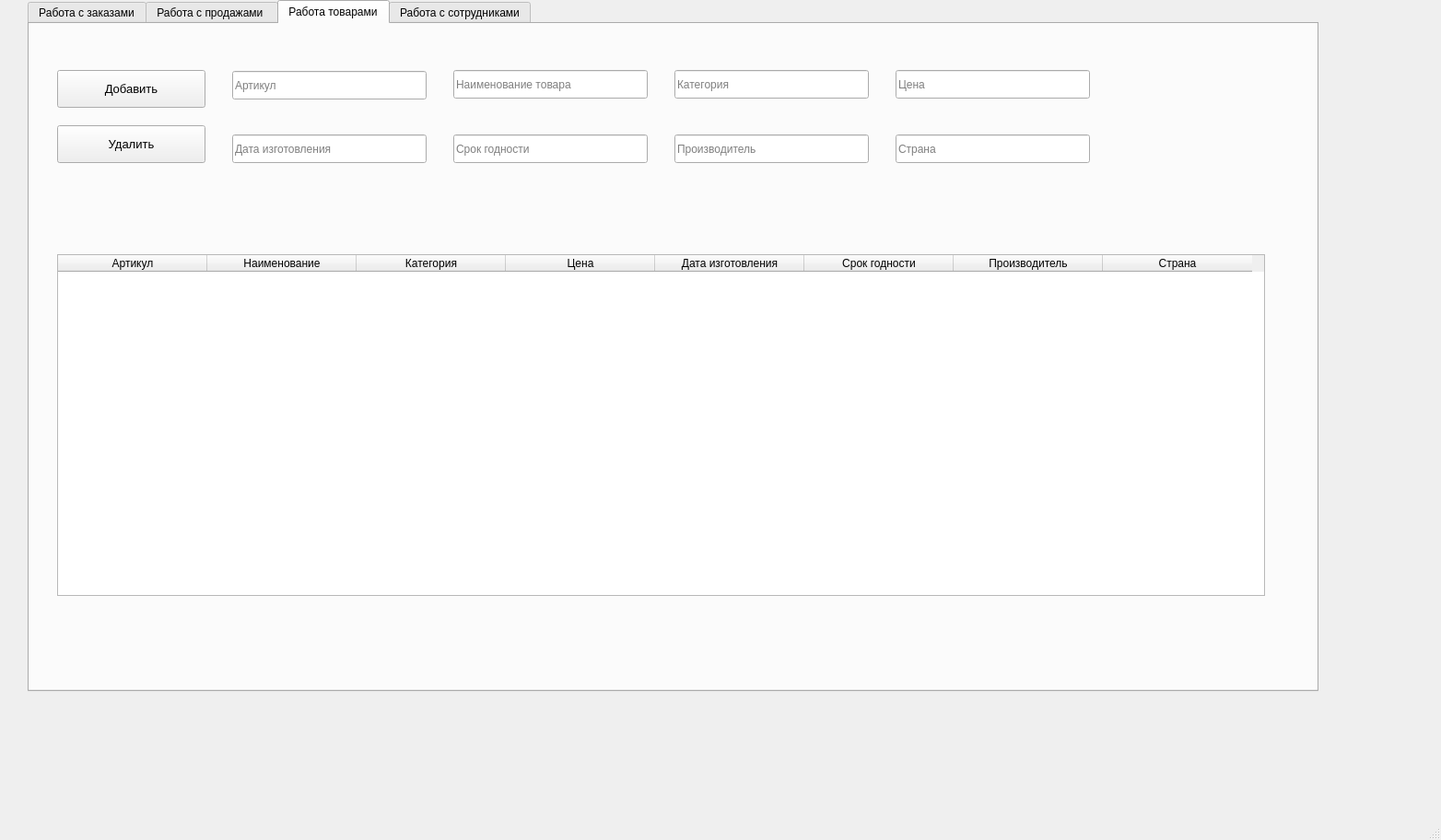
<?xml version="1.0" encoding="UTF-8"?>
<ui version="4.0">
 <class>MainWindow</class>
 <widget class="QMainWindow" name="MainWindow">
  <property name="geometry">
   <rect>
    <x>0</x>
    <y>0</y>
    <width>1564</width>
    <height>912</height>
   </rect>
  </property>
  <property name="contextMenuPolicy">
   <enum>Qt::PreventContextMenu</enum>
  </property>
  <property name="windowTitle">
   <string>MainWindow</string>
  </property>
  <widget class="QWidget" name="centralwidget">
   <widget class="QTabWidget" name="tabWidget">
    <property name="geometry">
     <rect>
      <x>30</x>
      <y>0</y>
      <width>1401</width>
      <height>751</height>
     </rect>
    </property>
    <property name="currentIndex">
     <number>2</number>
    </property>
    <widget class="QWidget" name="tab">
     <attribute name="title">
      <string>Работа с заказами</string>
     </attribute>
     <widget class="QComboBox" name="comboBox_klient">
      <property name="geometry">
       <rect>
        <x>250</x>
        <y>30</y>
        <width>231</width>
        <height>31</height>
       </rect>
      </property>
      <property name="font">
       <font>
        <pointsize>10</pointsize>
       </font>
      </property>
     </widget>
     <widget class="QLineEdit" name="lineEdit_stroka_poiska">
      <property name="geometry">
       <rect>
        <x>250</x>
        <y>110</y>
        <width>231</width>
        <height>31</height>
       </rect>
      </property>
      <property name="font">
       <font>
        <pointsize>10</pointsize>
       </font>
      </property>
     </widget>
     <widget class="QLabel" name="label">
      <property name="geometry">
       <rect>
        <x>20</x>
        <y>30</y>
        <width>191</width>
        <height>31</height>
       </rect>
      </property>
      <property name="font">
       <font>
        <pointsize>10</pointsize>
       </font>
      </property>
      <property name="text">
       <string>Выберите клиента</string>
      </property>
     </widget>
     <widget class="QPushButton" name="pushButton_filter">
      <property name="geometry">
       <rect>
        <x>520</x>
        <y>20</y>
        <width>161</width>
        <height>41</height>
       </rect>
      </property>
      <property name="font">
       <font>
        <pointsize>10</pointsize>
       </font>
      </property>
      <property name="text">
       <string>Фильтровать</string>
      </property>
     </widget>
     <widget class="QPushButton" name="pushButton_naiti">
      <property name="geometry">
       <rect>
        <x>520</x>
        <y>100</y>
        <width>161</width>
        <height>41</height>
       </rect>
      </property>
      <property name="font">
       <font>
        <pointsize>10</pointsize>
       </font>
      </property>
      <property name="text">
       <string>Найти</string>
      </property>
     </widget>
     <widget class="QPushButton" name="pushButton_all_zakaz">
      <property name="geometry">
       <rect>
        <x>700</x>
        <y>20</y>
        <width>161</width>
        <height>41</height>
       </rect>
      </property>
      <property name="font">
       <font>
        <pointsize>10</pointsize>
       </font>
      </property>
      <property name="text">
       <string>Показать все</string>
      </property>
     </widget>
     <widget class="QLabel" name="label_3">
      <property name="geometry">
       <rect>
        <x>20</x>
        <y>110</y>
        <width>231</width>
        <height>31</height>
       </rect>
      </property>
      <property name="font">
       <font>
        <pointsize>10</pointsize>
       </font>
      </property>
      <property name="text">
       <string>Введите строку поиска</string>
      </property>
     </widget>
     <widget class="QTableWidget" name="tableWidget_zakaz">
      <property name="geometry">
       <rect>
        <x>30</x>
        <y>250</y>
        <width>1331</width>
        <height>441</height>
       </rect>
      </property>
      <property name="sortingEnabled">
       <bool>true</bool>
      </property>
      <attribute name="horizontalHeaderDefaultSectionSize">
       <number>189</number>
      </attribute>
      <column>
       <property name="text">
        <string>ID</string>
       </property>
      </column>
      <column>
       <property name="text">
        <string>ФИО</string>
       </property>
      </column>
      <column>
       <property name="text">
        <string>Телефон</string>
       </property>
      </column>
      <column>
       <property name="text">
        <string>Товар</string>
       </property>
      </column>
      <column>
       <property name="text">
        <string>Количество(шт)</string>
       </property>
      </column>
      <column>
       <property name="text">
        <string>Дата заказа</string>
       </property>
      </column>
      <column>
       <property name="text">
        <string>Статус заказа</string>
       </property>
      </column>
     </widget>
     <widget class="QLabel" name="label_2">
      <property name="geometry">
       <rect>
        <x>1020</x>
        <y>10</y>
        <width>191</width>
        <height>31</height>
       </rect>
      </property>
      <property name="font">
       <font>
        <pointsize>10</pointsize>
       </font>
      </property>
      <property name="text">
       <string>Изменить статус заказа</string>
      </property>
     </widget>
     <widget class="QLineEdit" name="lineEdit_id">
      <property name="geometry">
       <rect>
        <x>1000</x>
        <y>50</y>
        <width>231</width>
        <height>31</height>
       </rect>
      </property>
      <property name="font">
       <font>
        <pointsize>10</pointsize>
       </font>
      </property>
      <property name="placeholderText">
       <string>ID заказа</string>
      </property>
     </widget>
     <widget class="QLineEdit" name="lineEdit_status">
      <property name="geometry">
       <rect>
        <x>1000</x>
        <y>100</y>
        <width>231</width>
        <height>31</height>
       </rect>
      </property>
      <property name="font">
       <font>
        <pointsize>10</pointsize>
       </font>
      </property>
      <property name="placeholderText">
       <string>Статус заказа</string>
      </property>
     </widget>
     <widget class="QPushButton" name="pushButton_izmenit">
      <property name="geometry">
       <rect>
        <x>1040</x>
        <y>150</y>
        <width>161</width>
        <height>41</height>
       </rect>
      </property>
      <property name="font">
       <font>
        <pointsize>10</pointsize>
       </font>
      </property>
      <property name="text">
       <string>Изменить</string>
      </property>
     </widget>
    </widget>
    <widget class="QWidget" name="tab_2">
     <attribute name="title">
      <string>Работа с продажами </string>
     </attribute>
     <widget class="QTableWidget" name="tableWidget_prodaji">
      <property name="geometry">
       <rect>
        <x>50</x>
        <y>250</y>
        <width>1141</width>
        <height>361</height>
       </rect>
      </property>
      <attribute name="horizontalHeaderDefaultSectionSize">
       <number>227</number>
      </attribute>
      <column>
       <property name="text">
        <string>Клиент</string>
       </property>
      </column>
      <column>
       <property name="text">
        <string>Сотрудник</string>
       </property>
      </column>
      <column>
       <property name="text">
        <string>Товары и их кол-во</string>
       </property>
      </column>
      <column>
       <property name="text">
        <string>Дата продажи</string>
       </property>
      </column>
      <column>
       <property name="text">
        <string>Способ оплаты</string>
       </property>
      </column>
     </widget>
     <widget class="QPushButton" name="pushButton_del_prodaja">
      <property name="geometry">
       <rect>
        <x>60</x>
        <y>140</y>
        <width>161</width>
        <height>41</height>
       </rect>
      </property>
      <property name="font">
       <font>
        <pointsize>10</pointsize>
       </font>
      </property>
      <property name="text">
       <string>Удалить</string>
      </property>
     </widget>
     <widget class="QPushButton" name="pushButton_dop_prodaja">
      <property name="geometry">
       <rect>
        <x>60</x>
        <y>70</y>
        <width>161</width>
        <height>41</height>
       </rect>
      </property>
      <property name="font">
       <font>
        <pointsize>10</pointsize>
       </font>
      </property>
      <property name="text">
       <string>Добавить</string>
      </property>
     </widget>
     <widget class="QLineEdit" name="lineEdit_klient">
      <property name="geometry">
       <rect>
        <x>260</x>
        <y>80</y>
        <width>181</width>
        <height>31</height>
       </rect>
      </property>
      <property name="font">
       <font>
        <pointsize>10</pointsize>
       </font>
      </property>
      <property name="placeholderText">
       <string>Клиент</string>
      </property>
     </widget>
     <widget class="QLineEdit" name="lineEdit_sotr">
      <property name="geometry">
       <rect>
        <x>460</x>
        <y>80</y>
        <width>181</width>
        <height>31</height>
       </rect>
      </property>
      <property name="font">
       <font>
        <pointsize>10</pointsize>
       </font>
      </property>
      <property name="placeholderText">
       <string>Сотрудник</string>
      </property>
     </widget>
     <widget class="QLineEdit" name="lineEdit_tov_and_kol">
      <property name="geometry">
       <rect>
        <x>660</x>
        <y>80</y>
        <width>181</width>
        <height>31</height>
       </rect>
      </property>
      <property name="font">
       <font>
        <pointsize>10</pointsize>
       </font>
      </property>
      <property name="placeholderText">
       <string>Товары и их кол-во</string>
      </property>
     </widget>
     <widget class="QLineEdit" name="lineEdit_data_prodaji">
      <property name="geometry">
       <rect>
        <x>260</x>
        <y>150</y>
        <width>181</width>
        <height>31</height>
       </rect>
      </property>
      <property name="font">
       <font>
        <pointsize>10</pointsize>
       </font>
      </property>
      <property name="placeholderText">
       <string>Дата продажи</string>
      </property>
     </widget>
     <widget class="QLineEdit" name="lineEdit_sposob_oplat">
      <property name="geometry">
       <rect>
        <x>460</x>
        <y>150</y>
        <width>181</width>
        <height>31</height>
       </rect>
      </property>
      <property name="font">
       <font>
        <pointsize>10</pointsize>
       </font>
      </property>
      <property name="placeholderText">
       <string>Способ оплаты</string>
      </property>
     </widget>
    </widget>
    <widget class="QWidget" name="tab_3">
     <attribute name="title">
      <string>Работа товарами</string>
     </attribute>
     <widget class="QTableWidget" name="tableWidget_tovar">
      <property name="geometry">
       <rect>
        <x>30</x>
        <y>250</y>
        <width>1311</width>
        <height>371</height>
       </rect>
      </property>
      <attribute name="horizontalHeaderDefaultSectionSize">
       <number>162</number>
      </attribute>
      <column>
       <property name="text">
        <string>Артикул</string>
       </property>
      </column>
      <column>
       <property name="text">
        <string>Наименование</string>
       </property>
      </column>
      <column>
       <property name="text">
        <string>Категория</string>
       </property>
      </column>
      <column>
       <property name="text">
        <string>Цена</string>
       </property>
      </column>
      <column>
       <property name="text">
        <string>Дата изготовления</string>
       </property>
      </column>
      <column>
       <property name="text">
        <string>Срок годности</string>
       </property>
      </column>
      <column>
       <property name="text">
        <string>Производитель</string>
       </property>
      </column>
      <column>
       <property name="text">
        <string>Страна</string>
       </property>
      </column>
     </widget>
     <widget class="QPushButton" name="pushButton_del_tov">
      <property name="geometry">
       <rect>
        <x>30</x>
        <y>110</y>
        <width>161</width>
        <height>41</height>
       </rect>
      </property>
      <property name="font">
       <font>
        <pointsize>10</pointsize>
       </font>
      </property>
      <property name="text">
       <string>Удалить</string>
      </property>
     </widget>
     <widget class="QPushButton" name="pushButton_dop_tov">
      <property name="geometry">
       <rect>
        <x>30</x>
        <y>50</y>
        <width>161</width>
        <height>41</height>
       </rect>
      </property>
      <property name="font">
       <font>
        <pointsize>10</pointsize>
       </font>
      </property>
      <property name="text">
       <string>Добавить</string>
      </property>
     </widget>
     <widget class="QLineEdit" name="lineEdit_articyl_tov">
      <property name="geometry">
       <rect>
        <x>220</x>
        <y>51</y>
        <width>211</width>
        <height>31</height>
       </rect>
      </property>
      <property name="placeholderText">
       <string>Артикул</string>
      </property>
     </widget>
     <widget class="QLineEdit" name="lineEdit_name_tov">
      <property name="geometry">
       <rect>
        <x>460</x>
        <y>50</y>
        <width>211</width>
        <height>31</height>
       </rect>
      </property>
      <property name="placeholderText">
       <string>Наименование товара</string>
      </property>
     </widget>
     <widget class="QLineEdit" name="lineEdit_katagory_tov">
      <property name="geometry">
       <rect>
        <x>700</x>
        <y>50</y>
        <width>211</width>
        <height>31</height>
       </rect>
      </property>
      <property name="placeholderText">
       <string>Категория</string>
      </property>
     </widget>
     <widget class="QLineEdit" name="lineEdit_price_tov">
      <property name="geometry">
       <rect>
        <x>940</x>
        <y>50</y>
        <width>211</width>
        <height>31</height>
       </rect>
      </property>
      <property name="placeholderText">
       <string>Цена</string>
      </property>
     </widget>
     <widget class="QLineEdit" name="lineEdit_dataofman_tov">
      <property name="geometry">
       <rect>
        <x>220</x>
        <y>120</y>
        <width>211</width>
        <height>31</height>
       </rect>
      </property>
      <property name="placeholderText">
       <string>Дата изготовления</string>
      </property>
     </widget>
     <widget class="QLineEdit" name="lineEdit_expirydata_tov">
      <property name="geometry">
       <rect>
        <x>460</x>
        <y>120</y>
        <width>211</width>
        <height>31</height>
       </rect>
      </property>
      <property name="placeholderText">
       <string>Срок годности</string>
      </property>
     </widget>
     <widget class="QLineEdit" name="lineEdit_manyfacture_tov">
      <property name="geometry">
       <rect>
        <x>700</x>
        <y>120</y>
        <width>211</width>
        <height>31</height>
       </rect>
      </property>
      <property name="placeholderText">
       <string>Производитель</string>
      </property>
     </widget>
     <widget class="QLineEdit" name="lineEdit_ountry_tov">
      <property name="geometry">
       <rect>
        <x>940</x>
        <y>120</y>
        <width>211</width>
        <height>31</height>
       </rect>
      </property>
      <property name="placeholderText">
       <string>Страна</string>
      </property>
     </widget>
    </widget>
    <widget class="QWidget" name="tab_4">
     <attribute name="title">
      <string>Работа с сотрудниками</string>
     </attribute>
     <widget class="QTableWidget" name="tableWidget_sotrydnik">
      <property name="geometry">
       <rect>
        <x>40</x>
        <y>250</y>
        <width>881</width>
        <height>401</height>
       </rect>
      </property>
      <attribute name="horizontalHeaderDefaultSectionSize">
       <number>214</number>
      </attribute>
      <column>
       <property name="text">
        <string>ФИО</string>
       </property>
      </column>
      <column>
       <property name="text">
        <string>Дата рождения</string>
       </property>
      </column>
      <column>
       <property name="text">
        <string>Телефон</string>
       </property>
      </column>
      <column>
       <property name="text">
        <string>Адрес</string>
       </property>
      </column>
     </widget>
     <widget class="QPushButton" name="pushButton_del_sotr">
      <property name="geometry">
       <rect>
        <x>40</x>
        <y>140</y>
        <width>161</width>
        <height>41</height>
       </rect>
      </property>
      <property name="font">
       <font>
        <pointsize>10</pointsize>
       </font>
      </property>
      <property name="text">
       <string>Удалить</string>
      </property>
     </widget>
     <widget class="QPushButton" name="pushButton_dop_sotr">
      <property name="geometry">
       <rect>
        <x>40</x>
        <y>70</y>
        <width>161</width>
        <height>41</height>
       </rect>
      </property>
      <property name="font">
       <font>
        <pointsize>10</pointsize>
       </font>
      </property>
      <property name="text">
       <string>Добавить</string>
      </property>
     </widget>
     <widget class="QLineEdit" name="lineEdit_fio_sotr">
      <property name="geometry">
       <rect>
        <x>230</x>
        <y>80</y>
        <width>601</width>
        <height>31</height>
       </rect>
      </property>
      <property name="font">
       <font>
        <pointsize>10</pointsize>
       </font>
      </property>
      <property name="text">
       <string/>
      </property>
      <property name="placeholderText">
       <string>ФИО</string>
      </property>
     </widget>
     <widget class="QLineEdit" name="lineEdit_databirth_sotr">
      <property name="geometry">
       <rect>
        <x>230</x>
        <y>150</y>
        <width>181</width>
        <height>31</height>
       </rect>
      </property>
      <property name="font">
       <font>
        <pointsize>10</pointsize>
       </font>
      </property>
      <property name="placeholderText">
       <string>Дата рождения</string>
      </property>
     </widget>
     <widget class="QLineEdit" name="lineEdit_phone_sotr">
      <property name="geometry">
       <rect>
        <x>440</x>
        <y>150</y>
        <width>181</width>
        <height>31</height>
       </rect>
      </property>
      <property name="font">
       <font>
        <pointsize>10</pointsize>
       </font>
      </property>
      <property name="placeholderText">
       <string>Телефон</string>
      </property>
     </widget>
     <widget class="QLineEdit" name="lineEdit_address_sotr">
      <property name="geometry">
       <rect>
        <x>650</x>
        <y>150</y>
        <width>181</width>
        <height>31</height>
       </rect>
      </property>
      <property name="font">
       <font>
        <pointsize>10</pointsize>
       </font>
      </property>
      <property name="placeholderText">
       <string>Адрес</string>
      </property>
     </widget>
    </widget>
   </widget>
  </widget>
  <widget class="QMenuBar" name="menubar">
   <property name="geometry">
    <rect>
     <x>0</x>
     <y>0</y>
     <width>1564</width>
     <height>26</height>
    </rect>
   </property>
  </widget>
  <widget class="QStatusBar" name="statusbar"/>
 </widget>
 <resources/>
 <connections/>
</ui>
